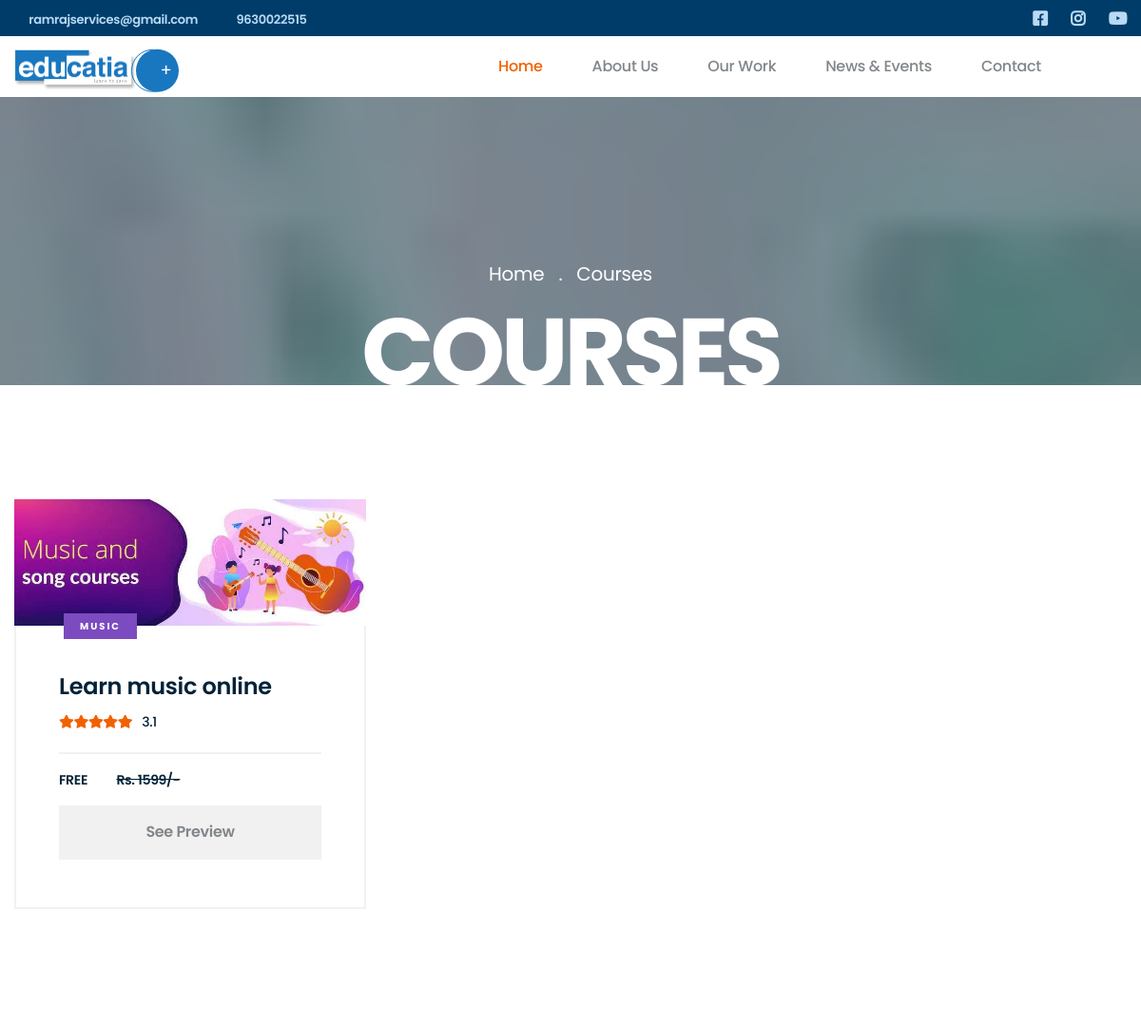
The page /category/2/Music (upper part) on the database as committed earlier.
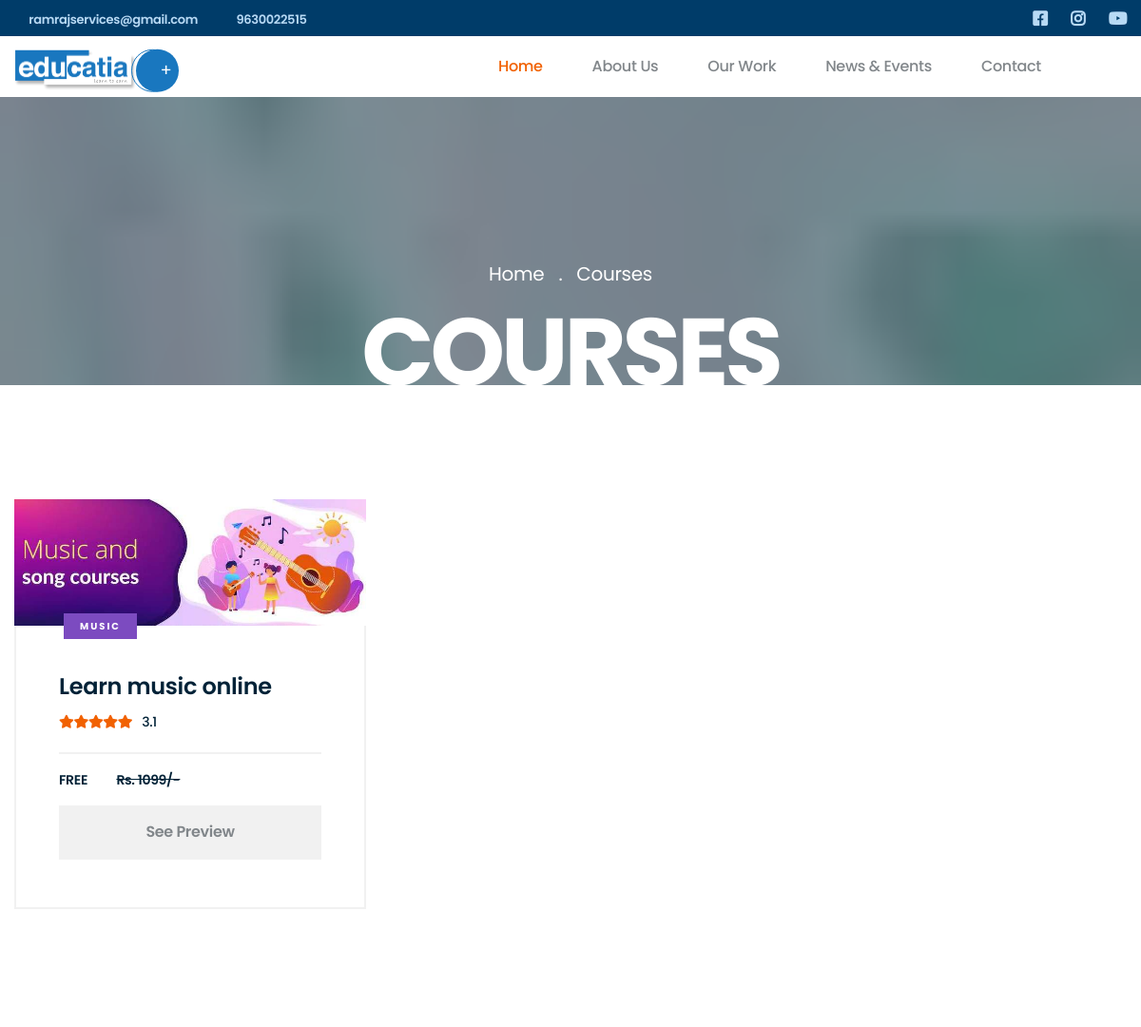
The same page on the database as committed later.
### tables this page shows
CREATE TABLE `courses` (
  `id` int(11) NOT NULL,
  `cat_id` int(11) NOT NULL,
  `name` varchar(100) NOT NULL,
  `rating` varchar(20) NOT NULL,
  `img_src` varchar(100) NOT NULL,
  `old_price` varchar(30) NOT NULL,
  `new_price` varchar(30) NOT NULL,
  `level` varchar(30) NOT NULL,
  `lang` varchar(30) NOT NULL,
  `overview` longtext NOT NULL,
  `slug` varchar(500) NOT NULL
);

CREATE TABLE `categories` (
  `cat_id` int(11) NOT NULL,
  `cat_name` varchar(60) NOT NULL,
  `cat_img_src` varchar(500) NOT NULL,
  `cat_color` varchar(20) NOT NULL
);

### application/controllers/Home.php (called while the page is built, shortened)
<?php
class Home extends MY_Controller {
	function __construct(){
		$this->load->model('GetModel','fetch');
	}
	public function coursesByCat($id)
	{
		$courses=$this->fetch->getCoursesByCat($id);
		$gallery=$this->fetch->getInfoLim('gallery','id', '6');
		$feedbacks=$this->fetch->getInfo('feedbacks','id', '6');
		$web=$this->fetch->getWebProfile();
		$this->load->view('header',['courses'=>$courses,
								'web'=>$web,
								'feedbacks'=>$feedbacks,
								'gallery'=>$gallery,
								'title'=> 'Category'
								]
							);
		$this->load->view('courses');
		$this->load->view('footer');
	}
}

### index.php (called while the page is built, shortened)
<?php
require_once BASEPATH.'core/CodeIgniter.php';

### application/models/GetModel.php (called while the page is built, shortened)
<?php
class GetModel extends CI_Model{
    public function getCoursesByCat($id)
    {
        $this->db->select('*')
                ->from('courses c')
                ->order_by('id','desc')
                ->join('categories ca', 'c.cat_id = ca.cat_id', 'LEFT')
                ->where('ca.cat_id',$id);
        return $this->db->get()->result();
    }
}
?>

### application/views/courses.php (the view)
<section class="inner-banner" style="background-image: url(<?=base_url()?>assets/images/courses-header.jpg);">
    <div class="container">
        <ul class="list-unstyled thm-breadcrumb">
            <li><a href="#">Home</a></li>
            <li class="active"><a href="#">Courses</a></li>
        </ul>
        <h2 class="inner-banner__title">Courses</h2>
    </div>
</section>
<section class="course-one course-page">
    <div class="container">
        <div class="row">
            <?php foreach($courses as $c){?>
                <div class="col-lg-4">
                    <div class="course-one__single">
                        <div class="course-one__image">
                            <img src="<?=base_url()?>assets/images/<?=$c->img_src?>" alt="Course">
                        </div>
                        <div class="course-one__content">
                            <a href="<?=base_url('category/').$c->cat_id.'/'.$c->cat_name?>" class="course-one__category"><?=$c->cat_name?></a>
                            <h2 class="course-one__title"><a href="<?=base_url('course/').$c->id.'/'.$c->slug?>"><?=$c->name?></a></h2>
                            <div class="course-one__stars">
                                <span class="course-one__stars-wrap">
                                    <i class="fa fa-star"></i>
                                    <i class="fa fa-star"></i>
                                    <i class="fa fa-star"></i>
                                    <i class="fa fa-star"></i>
                                    <i class="fa fa-star"></i>
                                </span>
                                <span class="course-one__count"><?=$c->rating?></span>
                            </div>
                            <div class="course-one__meta">
                                <a href="<?=base_url('course/').$c->id.'/'.$c->slug?>"><?=$c->new_price?> &emsp;&emsp; <del><?=$c->old_price?></del></a>
                            </div>
                            <a href="<?=base_url('course/').$c->id.'/'.$c->slug?>" class="course-one__link">See Preview</a>
                        </div>
                    </div>
                </div>
            <?php }?>
        </div>
    </div>
</section>

Rows that differ between the two databases and show on the page:
changed courses "Learn music online": old_price "Rs. 1599/-" → "Rs. 1099/-"
